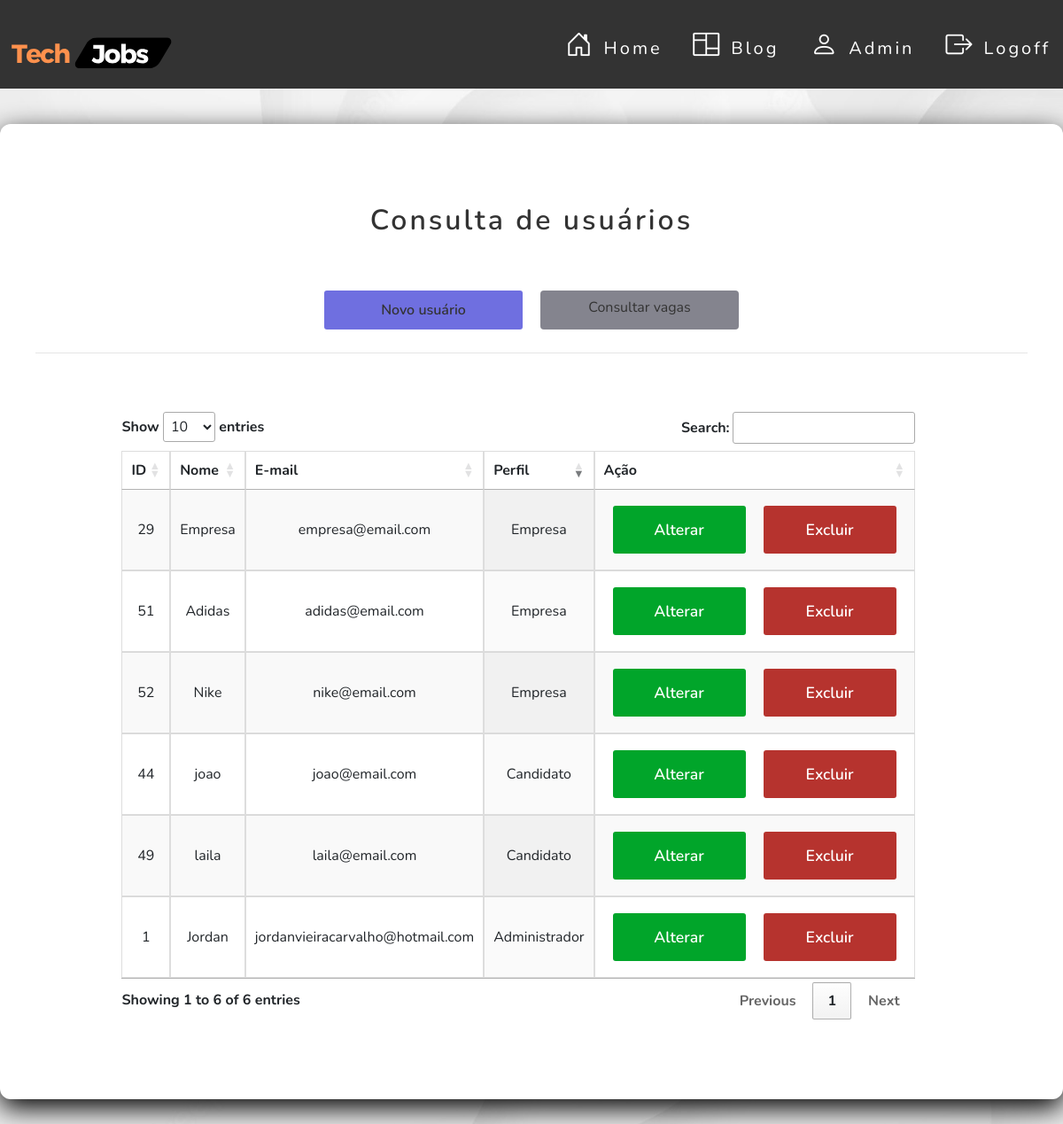
Page /usuarios/administrador/index.php on the earlier database version.
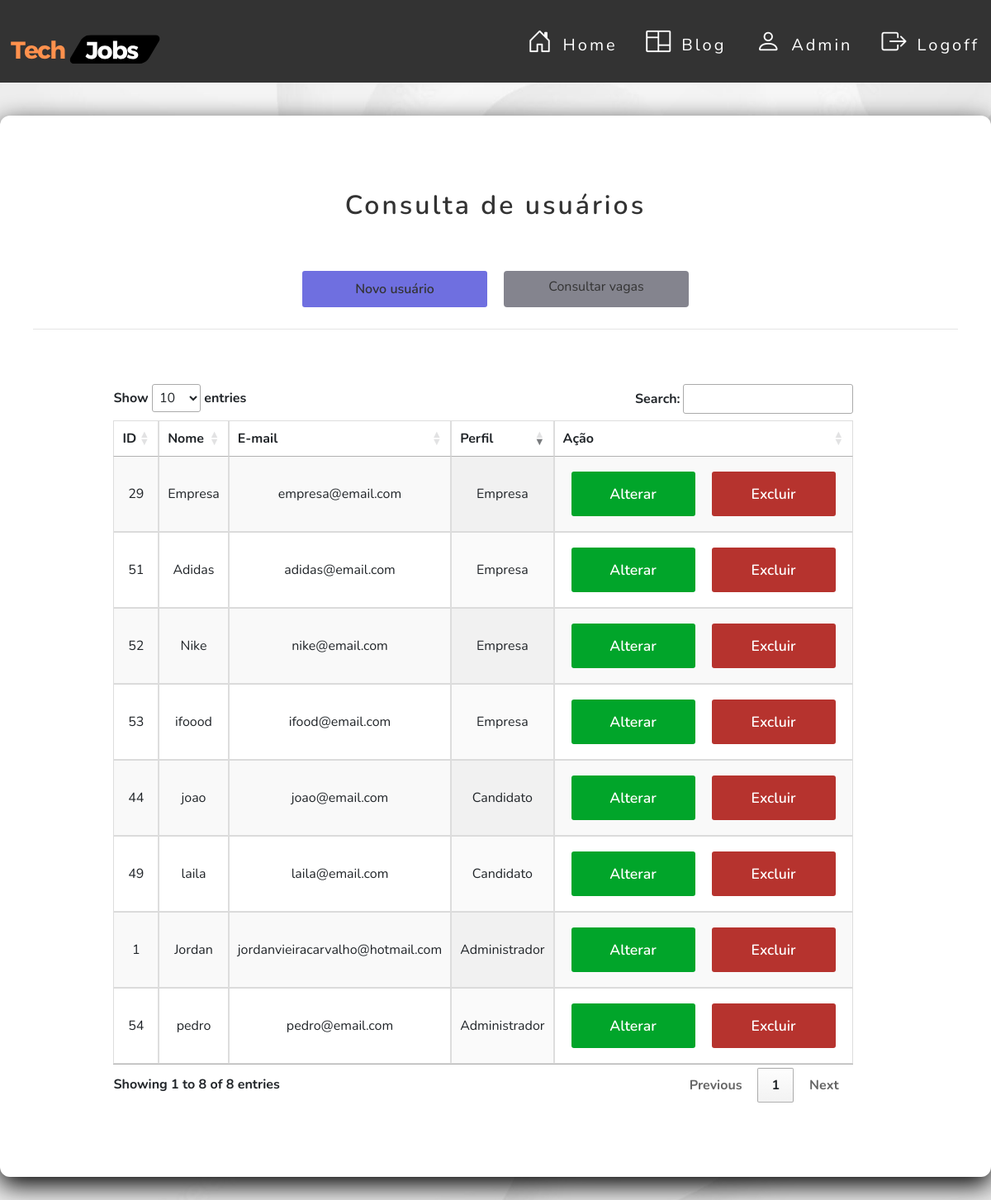
Same page on the later database version.
### tables this page shows
CREATE TABLE `usuario` (
  `id` int(11) NOT NULL,
  `nome` varchar(40) DEFAULT NULL,
  `razao_social` varchar(50) DEFAULT NULL,
  `cpf` varchar(20) DEFAULT NULL,
  `cnpj` varchar(18) DEFAULT NULL,
  `senha` varchar(50) DEFAULT NULL,
  `email` varchar(50) NOT NULL,
  `sexo` varchar(20) DEFAULT NULL,
  `ddi` varchar(6) DEFAULT NULL,
  `ddd` varchar(20) DEFAULT NULL,
  `numero` varchar(17) DEFAULT NULL,
  `cep` varchar(15) DEFAULT NULL,
  `cidade` varchar(30) DEFAULT NULL,
  `logradouro` varchar(10) DEFAULT NULL,
  `bairro` varchar(30) DEFAULT NULL,
  `lote` varchar(10) DEFAULT NULL,
  `rua` varchar(30) DEFAULT NULL,
  `complemento` varchar(20) DEFAULT NULL,
  `curriculo` varchar(100) NOT NULL,
  `perfil_id` int(11) DEFAULT NULL
);

CREATE TABLE `perfil` (
  `id` int(11) NOT NULL,
  `nome` varchar(50) NOT NULL
);

### src/database/conexao.php (called while the page is built)
<?php
class Conexao
{
    public static function getConexao()
    {
        try {
            return new PDO("mysql:host=127.0.0.1;dbname=techjobsdb", "root", "");
        } catch (\PDOException $e) {
            echo 'Error ao conectar com banco de dados. ' . $e->getMessage();
            return null;
        }
    }
}

### src/dao/usuariodao.php (called while the page is built, shortened)
<?php
include_once __DIR__ . '/../database/conexao.php';
class  UsuarioDAO
{
    private $dbh;
    public function __construct()
    {
        $this->dbh = Conexao::getConexao();
    }
    public function getAll()
    {
        $query = "SELECT * FROM usuario";
        $stmt = $this->dbh->query($query);
        $rows = $stmt->fetchAll();
        $this->dbh = null;
        return $rows;
    }
}

### src/dao/perfildao.php (called while the page is built, shortened)
<?php
include_once __DIR__ . '/../database/conexao.php';
class  PerfilDAO
{
    private $dbh;
    public function __construct()
    {
        $this->dbh = Conexao::getConexao();
    }
    public function getById(int $id)
    {
        $query = "SELECT * FROM perfil WHERE id = :id";
        $stmt = $this->dbh->prepare($query);
        $stmt->bindParam(":id", $id);
        $stmt->execute();
        $row = $stmt->fetch(PDO::FETCH_BOTH);
        $this->dbh = null;
        return $row;
    }
}

### usuarios/administrador/index.php (the view, shortened to what the changed rows need)
<?php
require_once __DIR__ . '/../../src/dao/usuariodao.php';
require_once __DIR__ . '/../../src/dao/perfildao.php';
$dao = new UsuarioDAO();
$usuarios = $dao->getAll();
$quantidadeRegistros = count($usuarios);
?>
<link href="../../assets/css/button.css" rel="stylesheet">
<link href="../../assets/css/style.css" rel="stylesheet">
<link href="../../assets/css/usuario.css" rel="stylesheet">
<link rel="stylesheet"
      href="https://maxcdn.bootstrapcdn.com/bootstrap/4.0.0/css/bootstrap.min.css"
>
<link rel="stylesheet" href="https://cdn.jsdelivr.net/npm/bootstrap-icons@1.11.1/font/bootstrap-icons.css">
<link rel="stylesheet" href="https://cdnjs.cloudflare.com/ajax/libs/font-awesome/4.7.0/css/font-awesome.min.css"
/>
<link href="https://unpkg.com/progressive-image@1.2.0/dist/index.css" rel="stylesheet" type="text/css">
<link href="https://unpkg.com/aos@2.3.1/dist/aos.css" rel="stylesheet">
<link rel="stylesheet" href="https://cdn.jsdelivr.net/npm/bootstrap-icons@1.11.1/font/bootstrap-icons.css">
<link href=" https://cdn.datatables.net/1.13.6/css/jquery.dataTables.min.css" rel="stylesheet" type="text/css"/>
<main class="main-information">
    <div class="card-information">
        <header class="card-information-header">
            <h2>Consulta de usuários</h2>
        </header>
        <div class="container">
            <div class="row text ">
                <div class="col-md-12">
                    <div class="card-body font-weight-bold card-information-main">
                        <div class="card-information-box">
                            <section>
                                <table id="example" class="display" style="width:100%">
                                    <thead>
                                    <tr>
                                        <th>ID</th>
                                        <th>Nome</th>
                                        <th>E-mail</th>
                                        <th>Perfil</th>
                                        <th>Ação</th>
                                    </tr>
                                    </thead>
                                    <tbody>
                                    <?php if ($quantidadeRegistros == "0") : ?>
                                        <tr>
                                            <td colspan="4">Não existem usuários cadastrados.</td>
                                        </tr>
                                    <?php else : ?>
                                        <?php foreach ($usuarios as $usuario):
                                            $id = $usuario['perfil_id'];
                                            $dao1 = new PerfilDAO();
                                            $perfil = $dao1->getById($id);
                                            ?>
                                            <tr>
                                                <td><?php echo $usuario['id']; ?></td>
                                                <td><?= htmlspecialchars($usuario['nome']); ?></td>
                                                <td><?= htmlspecialchars($usuario['email']); ?></td>
                                                <td><?= htmlspecialchars($perfil['nome']); ?></td>
                                                <td class="td__operacao">
                                                    <a class="btnalterar"
                                                       href="edit.php?id=<?= $usuario['id']; ?>">Alterar</a>
                                                    <a class="btnexcluir"
                                                       href="delete.php?id=<?= $usuario['id']; ?>"
                                                       onclick="return confirm('Deseja confirmar a operação?');">Excluir</a>
                                                </td>
                                            </tr>
                                        <?php endforeach; ?>
                                    <?php endif; ?>
                                    </tbody>
                                </table>
                            </section>
                        </div>
                    </div>
                </div>
            </div>
        </div>
    </div>
</main>

Differences in the rows shown:
added usuario: id "53", nome "ifoood", email "ifood@email.com", perfil.nome "Empresa"
added usuario: id "54", nome "pedro", email "pedro@email.com", perfil.nome "Administrador"
Other differences:
text written by a page script: "Show entries Search: Showing 1 to 6 of 6 entries Previous 1 Next" → "Show entries Search: Showing 1 to 8 of 8 entries Previous 1 Next"
